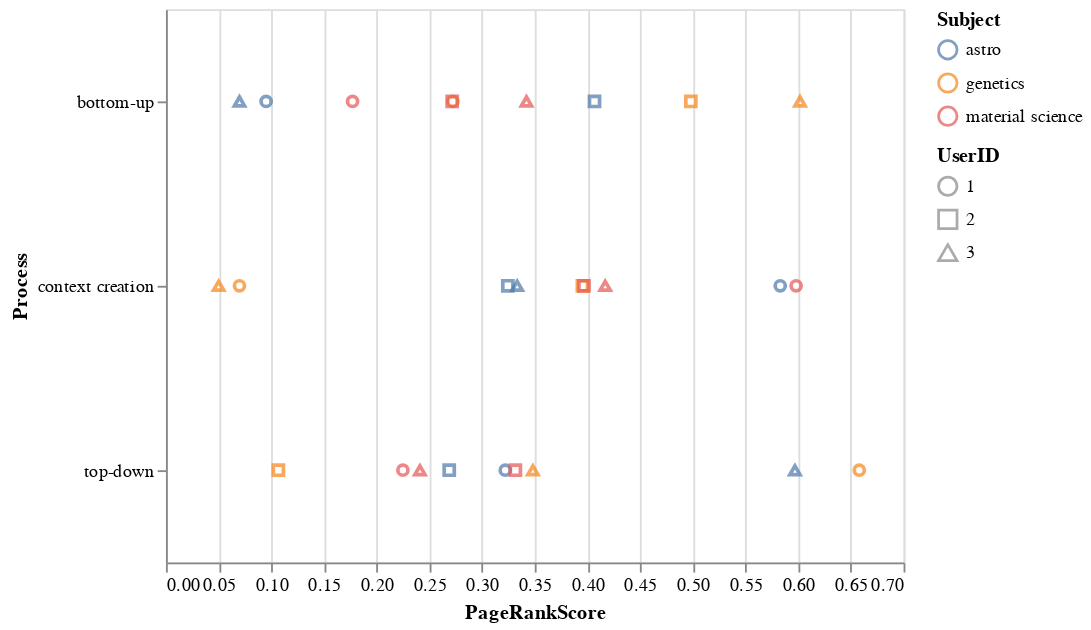

Notebook cell for this chart:
### Code cell
alt.Chart(pgrk_df).mark_point().encode(
    alt.Y("Process"),
    alt.X("PageRankScore"),
    alt.Color("Subject"),
    alt.Shape("UserID")
)

### Figure 1 — Vega-Lite specification as saved in the notebook (floating-point values rounded to 4 significant figures)
{"$schema": "https://vega.github.io/schema/vega-lite/v2.6.0.json", "config": {"view": {"height": 300, "width": 400}}, "data": {"name": "data-d513d5cd52be70d13619d3a4305015cf"}, "datasets": {"data-d513d5cd52be70d13619d3a4305015cf": [{"PageRankScore": 0.322, "Process": "top-down", "Subject": "astro", "User": "A1", "UserID": "1"}, {"PageRankScore": 0.583, "Process": "context creation", "Subject": "astro", "User": "A1", "UserID": "1"}, {"PageRankScore": 0.09505, "Process": "bottom-up", "Subject": "astro", "User": "A1", "UserID": "1"}, {"PageRankScore": 0.2688, "Process": "top-down", "Subject": "astro", "User": "A2", "UserID": "2"}, {"PageRankScore": 0.3245, "Process": "context creation", "Subject": "astro", "User": "A2", "UserID": "2"}, {"PageRankScore": 0.4067, "Process": "bottom-up", "Subject": "astro", "User": "A2", "UserID": "2"}, {"PageRankScore": 0.5969, "Process": "top-down", "Subject": "astro", "User": "A3", "UserID": "3"}, {"PageRankScore": 0.3333, "Process": "context creation", "Subject": "astro", "User": "A3", "UserID": "3"}, {"PageRankScore": 0.06977, "Process": "bottom-up", "Subject": "astro", "User": "A3", "UserID": "3"}, {"PageRankScore": 0.658, "Process": "top-down", "Subject": "genetics", "User": "G1", "UserID": "1"}, {"PageRankScore": 0.06977, "Process": "context creation", "Subject": "genetics", "User": "G1", "UserID": "1"}, {"PageRankScore": 0.2723, "Process": "bottom-up", "Subject": "genetics", "User": "G1", "UserID": "1"}, {"PageRankScore": 0.1067, "Process": "top-down", "Subject": "genetics", "User": "G2", "UserID": "2"}, {"PageRankScore": 0.3952, "Process": "context creation", "Subject": "genetics", "User": "G2", "UserID": "2"}, {"PageRankScore": 0.4981, "Process": "bottom-up", "Subject": "genetics", "User": "G2", "UserID": "2"}, {"PageRankScore": 0.3316, "Process": "top-down", "Subject": "material science", "User": "M2", "UserID": "2"}, {"PageRankScore": 0.3968, "Process": "context creation", "Subject": "material science", "User": "M2", "UserID": "2"}, {"PageRankScore": 0.2716, "Process": "bottom-up", "Subject": "material science", "User": "M2", "UserID": "2"}, {"PageRankScore": 0.241, "Process": "top-down", "Subject": "material science", "User": "M3", "UserID": "3"}, {"PageRankScore": 0.4169, "Process": "context creation", "Subject": "material science", "User": "M3", "UserID": "3"}, {"PageRankScore": 0.3421, "Process": "bottom-up", "Subject": "material science", "User": "M3", "UserID": "3"}, {"PageRankScore": 0.2249, "Process": "top-down", "Subject": "material science", "User": "M1", "UserID": "1"}, {"PageRankScore": 0.598, "Process": "context creation", "Subject": "material science", "User": "M1", "UserID": "1"}, {"PageRankScore": 0.1771, "Process": "bottom-up", "Subject": "material science", "User": "M1", "UserID": "1"}, {"PageRankScore": 0.3482, "Process": "top-down", "Subject": "genetics", "User": "G3", "UserID": "3"}, {"PageRankScore": 0.05, "Process": "context creation", "Subject": "genetics", "User": "G3", "UserID": "3"}, {"PageRankScore": 0.6018, "Process": "bottom-up", "Subject": "genetics", "User": "G3", "UserID": "3"}]}, "encoding": {"color": {"field": "Subject", "type": "nominal"}, "shape": {"field": "UserID", "type": "nominal"}, "x": {"field": "PageRankScore", "type": "quantitative"}, "y": {"field": "Process", "type": "nominal"}}, "mark": "point"}
